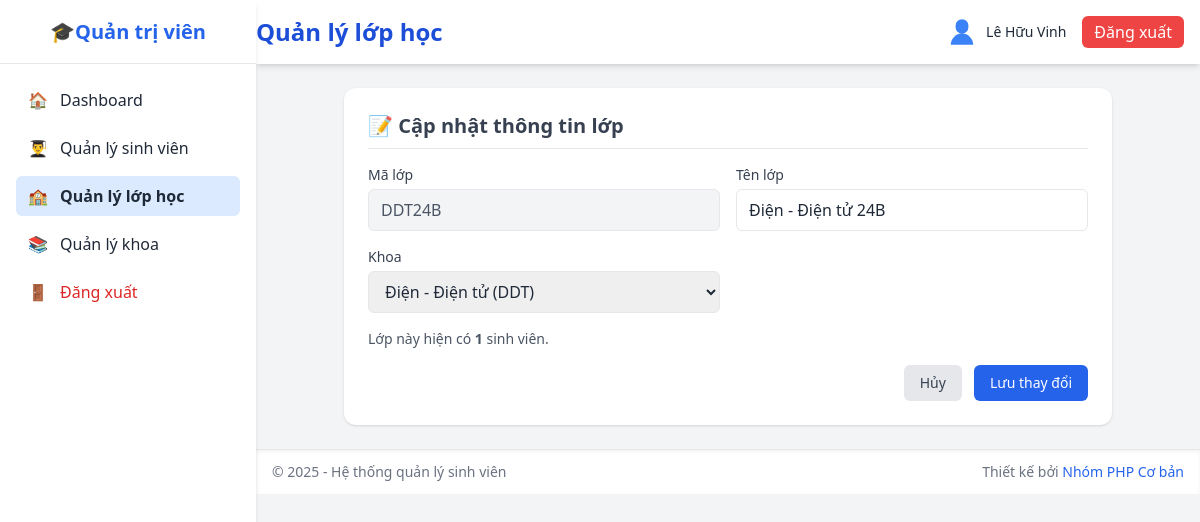
The page /admin/class_edit.php?malop=DDT24B (signed in) on the database its author committed.
### tables this page shows
CREATE TABLE `lop` (
  `malop` varchar(20) NOT NULL,
  `tenlop` varchar(100) NOT NULL,
  `makhoa` varchar(20) DEFAULT NULL
);

CREATE TABLE `khoa` (
  `makhoa` varchar(20) NOT NULL,
  `tenkhoa` varchar(100) NOT NULL,
  `mota` text DEFAULT NULL
);

### database/pdo.php (called while the page is built, shortened)
<?php
class DB
{
    private static $pdo = null;
    private static function connect_pdo(): \PDO
    {
        $host = DB_HOST;
        $user = DB_USERNAME;
        $pass = DB_PASSWORD;
        $db   = DB_NAME;
        $charset = DB_CHARSET;
        $dsn = "mysql:host={$host};dbname={$db};charset={$charset}";
        try {
            $options = [
                \PDO::ATTR_ERRMODE => \PDO::ERRMODE_EXCEPTION,
                \PDO::ATTR_DEFAULT_FETCH_MODE => \PDO::FETCH_ASSOC,
                \PDO::ATTR_EMULATE_PREPARES => false,
            ];
            return new \PDO($dsn, $user, $pass, $options);
        } catch (\PDOException $e) {
            die('Kết nối PDO thất bại: ' . $e->getMessage());
        }
    }
    private static function init()
    {
        if (self::$pdo === null) {
            self::$pdo = self::connect_pdo();
        }
    }
    public static function getPdo()
    {
        return self::$pdo;
    }
    public static function select(string $sql, array $params = []): array
    {
        $stmt = self::getPdo()->prepare($sql);
        $stmt->execute($params);
        return $stmt->fetchAll();
    }
    public static function selectOne(string $sql, array $params = []): ?array
    {
        $stmt = self::getPdo()->prepare($sql);
        $stmt->execute($params);
        $row = $stmt->fetch();
        return $row === false ? null : $row;
    }
}

### admin/class_edit.php (the view, shortened to what this page needs)
<?php
$malop = trim($_GET['malop'] ?? '');
$lop = DB::selectOne('
    SELECT l.malop, l.tenlop, l.makhoa, k.tenkhoa, COUNT(sv.mssv) as sosv
    FROM lop l
    LEFT JOIN khoa k ON l.makhoa = k.makhoa
    LEFT JOIN sinh_vien sv ON l.malop = sv.malop
    WHERE l.malop = :malop
    GROUP BY l.malop',
    ['malop' => $malop]
);
$khoas = DB::select('SELECT makhoa, tenkhoa FROM khoa ORDER BY tenkhoa');
include('../includes/sidebar.php');
include('../includes/header.php');
?>
<div class="bg-white shadow rounded-xl p-6 max-w-3xl mx-auto">
    <h3 class="text-xl font-semibold mb-4 text-gray-700 border-b pb-2">📝 Cập nhật thông tin lớp</h3>
    <form action="class_edit_process.php" method="POST" class="space-y-4">
        <div class="grid grid-cols-1 sm:grid-cols-2 gap-4">
            <div>
                <label class="block text-sm font-medium text-gray-700 mb-1">Mã lớp</label>
                <div class="w-full border rounded-md px-3 py-2 bg-gray-100 text-gray-600">
                    <?php echo htmlspecialchars($lop['malop']); ?>
                </div>
            </div>
            <div>
                <label class="block text-sm font-medium text-gray-700 mb-1">Tên lớp</label>
                <input type="text" name="tenlop" required maxlength="50"
                       value="<?php echo htmlspecialchars($lop['tenlop']); ?>"
                       class="w-full border rounded-md px-3 py-2 focus:ring-2 focus:ring-blue-400 outline-none">
            </div>
            <div>
                <label class="block text-sm font-medium text-gray-700 mb-1">Khoa</label>
                <select name="makhoa" required class="w-full border rounded-md px-3 py-2 focus:ring-2 focus:ring-blue-400 outline-none">
                    <?php foreach ($khoas as $khoa): ?>
                        <option value="<?= htmlspecialchars($khoa['makhoa']) ?>"
                                <?php echo $lop['makhoa'] === $khoa['makhoa'] ? 'selected' : ''; ?>>
                            <?= htmlspecialchars($khoa['tenkhoa']) ?> (<?= htmlspecialchars($khoa['makhoa']) ?>)
                        </option>
                    <?php endforeach; ?>
                </select>
            </div>
            <div class="sm:col-span-2">
                <p class="text-sm text-gray-600">
                    Lớp này hiện có <strong><?php echo $lop['sosv']; ?></strong> sinh viên.
                </p>
            </div>
        </div>
        <div class="flex justify-end gap-3 mt-6">
            <a href="class_list.php" class="bg-gray-200 hover:bg-gray-300 text-gray-700 px-4 py-2 rounded-md text-sm">Hủy</a>
            <button type="submit" class="bg-blue-600 hover:bg-blue-700 text-white px-4 py-2 rounded-md text-sm">Lưu thay đổi</button>
        </div>
    </form>
</div>
<?php include('../includes/footer.php'); ?>

### rows shown on the page
lop: malop "DDT24B", tenlop "Điện - Điện tử 24B", makhoa "Điện - Điện tử (DDT)"

### other values the page prints
$page_title "Quản lý lớp học"
$_SESSION['fullname'] "Lê Hữu Vinh"
$lop['sosv'] "1"
